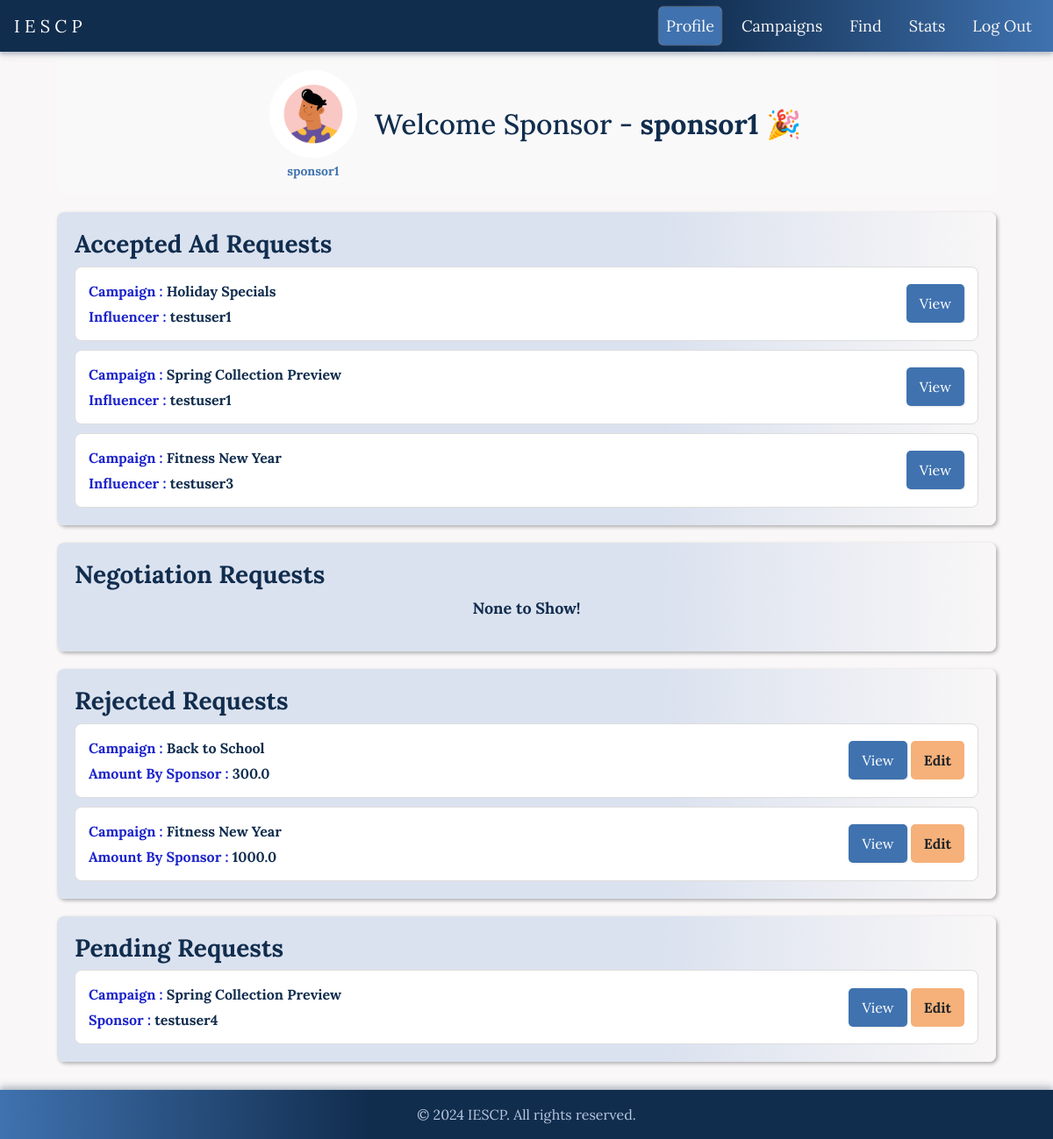
Page /sponsor/dashboard (signed in) on the earlier database version.
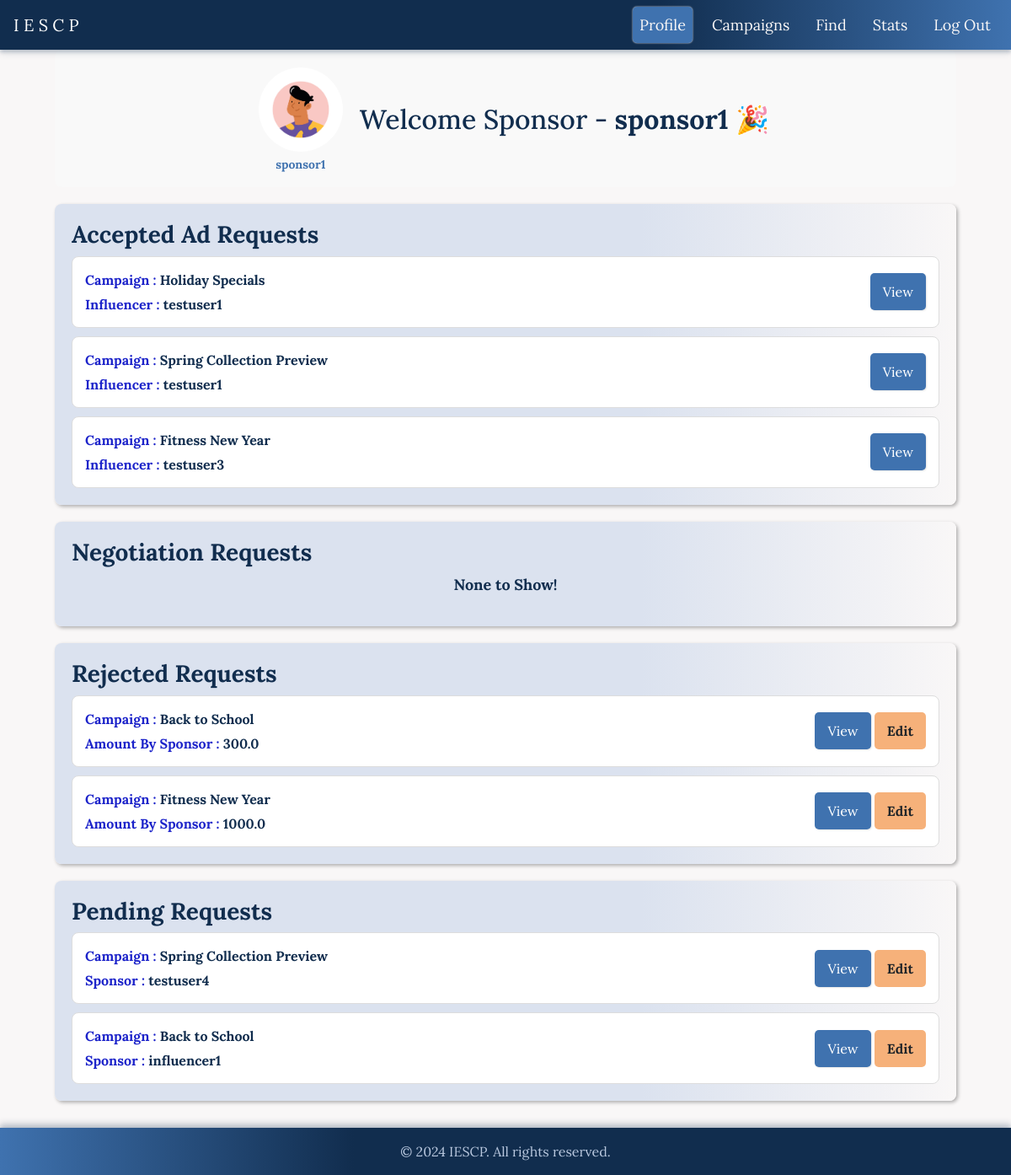
Same page on the later database version.
### app/models.py (models this page shows, shortened)
class User(db.Model):
    id = db.Column(db.Integer, primary_key=True)
    username = db.Column(db.String(64), unique=True, nullable=False)
    email = db.Column(db.String(120), unique=True, nullable=False)
    password_hash = db.Column(db.String(128))
    role = db.Column(db.String(64), nullable=False)
    campaigns = db.relationship('Campaign', backref='sponsor', lazy=True)
    ad_requests = db.relationship('AdRequest', backref='influencer', lazy=True)

class AdRequest(db.Model):
    id = db.Column(db.Integer, primary_key=True)
    campaign_id = db.Column(db.Integer, db.ForeignKey('campaign.id'), nullable=False)
    influencer_id = db.Column(db.Integer, db.ForeignKey('user.id'), nullable=False)
    messages = db.Column(db.Text, nullable=True)
    requirements = db.Column(db.Text, nullable=False)
    payment_amount = db.Column(db.Float, nullable=False)
    status = db.Column(db.String(10), nullable=False)

class Campaign(db.Model):
    id = db.Column(db.Integer, primary_key=True)
    name = db.Column(db.String(64), nullable=False)
    description = db.Column(db.Text, nullable=False)
    start_date = db.Column(db.DateTime, default=datetime.utcnow)
    end_date = db.Column(db.DateTime)
    budget = db.Column(db.Float, nullable=False)
    visibility = db.Column(db.String(10), nullable=False)
    goals = db.Column(db.Text, nullable=False)
    sponsor_id = db.Column(db.Integer, db.ForeignKey('user.id'), nullable=False)
    ad_requests = db.relationship('AdRequest', backref='campaign', lazy=True)

### app/routes.py (the view)
@app.route('/sponsor/dashboard')
def sponsor_dashboard():
    user_id = session.get('user_id')
    user = User.query.get(user_id)
    if not user or user.role != 'sponsor':
        return redirect(url_for('login'))
    negotiations = aliased(Negotiations)
    ad_requests = db.session.query(
        AdRequest,
        Campaign,
        User.username.label('influencer_name'),
        func.coalesce(negotiations.new_amount, 0.0).label('new_amount')
        ).join(
            Campaign,
            AdRequest.campaign_id == Campaign.id
        ).join(
            User,
            User.id == AdRequest.influencer_id
        ).outerjoin(
            negotiations,
            AdRequest.id == negotiations.ad_id
        ).filter(
            Campaign.sponsor_id == user_id
        ).all()
    pending_requests = []
    accepted_requests = []
    rejected_requests = []
    negotiated_requests = []
    others=[]
    for ad_request, campaign, influencer_name, new_amount in ad_requests:
        if ad_request.status in ['Accepted']:
            accepted_requests.append((ad_request, campaign, influencer_name, new_amount))
        elif ad_request.status in ['Pending']:
            pending_requests.append((ad_request, campaign, influencer_name, new_amount))
        elif ad_request.status in ['Completed']:
            rejected_requests.append((ad_request, campaign, influencer_name, new_amount))
        elif ad_request.status in ['Negotiated']:
            negotiated_requests.append((ad_request, campaign, influencer_name, new_amount))
        else:
            others.append((ad_request, campaign, influencer_name, new_amount))
    return render_template('sponsor_dashboard.html',
                           username=user.username,
                           accepted_requests=accepted_requests,
                           pending_requests=pending_requests,
                           rejected_requests=rejected_requests,
                           negotiated_requests=negotiated_requests,
                           influencer_name=influencer_name,
                           title='Sponsor Dashboard',
                           active_page='profile')

### app/templates/sponsor_dashboard.html (shortened to what this page needs)
{% extends "navbar_after_login.html" %}
{% block styles %}
  <link rel="stylesheet" href="{{ url_for('static', filename='/css/sponsor_dashboard.css') }}">
{% endblock %}
{% block content %}
<div class="dashboard">
    <div class="profile-section">
        <div class="avatar-container">
            <div class="avatar">
                <img src="{{ url_for('static', filename='/images/influencer.jpg') }}" alt="Profile">
            </div>
            <p class="role-tag"><a href="#" id="profile-link" data-toggle="modal" data-target="#profileModal" data-user_id="{{session['user_id']}}"><b>{{username}}</b></a></p>
        </div>
        <div class="welcome-text">
            <h2>Welcome Sponsor - <b>{{username}}</b> <span class="party-popper">🎉</span></h2>
        </div>
    </div>
    <div class="campaign-section">
        <h3>Accepted Ad Requests</h3>
        <div class="campaign-list">
            {% if accepted_requests %}
            {% for ad_request, campaign, influencer_name, new_amount in accepted_requests %}
                <div class="campaign-tab">
                    <div class="campaign-info">
                        <span><strong style="color:#1D24CA">Campaign : </strong> <b>{{ campaign.name }}</b></span>
                        <span><strong style="color:#1D24CA">Influencer : </strong> <b>{{ influencer_name }}</b></span>
                    </div>
                    <div class="campaign-actions">
                        <button class="btn btn-view" data-toggle="modal" data-target="#campaignModal"
                                data-campaign-name="{{ campaign.name }}"
                                data-sponsor-name="{{influencer_name}}"
                                data-campaign-description="{{ campaign.description }}"
                                data-campaign-requirements="{{ ad_request.requirements }}"
                                data-campaign-payment="{{ ad_request.payment_amount }}"
                                data-campaign-status="{{ ad_request.status }}"
                                data-campaign-messages="{{ ad_request.messages }}">View</button>
                    </div>
                </div>
                {% endfor %}
                {% else %}
                <p style="text-align: center; font-size: large; font-weight: bold;">None to Show!</p>
                {% endif %}
        </div>
    </div>
    <div class="request-section">
        <h3>Negotiation Requests</h3>
        <div class="request-list">
            {% if negotiated_requests %}
            {% for ad_request, campaign, sponsor_name,new_amount in negotiated_requests %}
                <div class="request-tab">
                    <div class="request-info">
                        <span><strong style="color:#1D24CA">Campaign : </strong> <b>{{ campaign.name }}</b></span>
                        <span><strong style="color:#1D24CA">Influencer : </strong> <b>{{ influencer_name }}</b></span>
                        <span><strong style="color:#1D24CA">Quoted Amount : </strong> <b>{{ ad_request.payment_amount }}</b></span>
                        <span><strong style="color:#1D24CA">Negotiated Amount : </strong> <b>{{ new_amount }}</b></span>
                    </div>
                    <div class="request-actions">
                        <button class="btn btn-view" data-toggle="modal" data-target="#adModal"
                                data-campaign-name="{{ campaign.name }}"
                                data-sponsor-name="{{sponsor_name}}"
                                data-campaign-description="{{ campaign.description }}"
                                data-campaign-requirements="{{ ad_request.requirements }}"
                                data-campaign-payment="{{ ad_request.payment_amount }}">View</button>
                        <div id="button-container-negotiation">
                          <button class="btn btn-accept" data-ad-request-id="{{ ad_request.id }}">Accept</button>
                          <button class="btn btn-reject" data-ad-request-id="{{ ad_request.id }}">Reject</button>
                        </div>
                    </div>
                </div>
                {% endfor %}
                {% else %}
                <p style="text-align: center; font-size: large; font-weight: bold;">None to Show!</p>
                {% endif %}
        </div>
    </div>
    <div class="campaign-section">
        <h3>Rejected Requests</h3>
        <div class="campaign-list">
            {% if rejected_requests %}
            {% for ad_request, campaign, sponsor_name, new_amount in rejected_requests %}
                <div class="campaign-tab">
                    <div class="campaign-info">
                        <span><strong style="color:#1D24CA">Campaign : </strong> <b>{{ campaign.name }}</b></span>
                        <span><strong style="color:#1D24CA">Amount By Sponsor : </strong> <b>{{ ad_request.payment_amount }}</b></span>
                    </div>
                    <div class="campaign-actions">
                      <div id="button-container-rejected">
                        <button class="btn btn-view" data-toggle="modal" data-target="#campaignModal"
                                data-campaign-name="{{ campaign.name }}"
                                data-sponsor-name="{{sponsor_name}}"
                                data-campaign-description="{{ campaign.description }}"
                                data-campaign-requirements="{{ ad_request.requirements }}"
                                data-campaign-payment="{{ ad_request.payment_amount }}"
                                data-campaign-status="{{ ad_request.status }}"
                                data-campaign-messages="{{ ad_request.messages }}">View</button>
                        <button class="btn btn-edit"
                                data-ad-request-id="{{ ad_request.id }}"
                                data-campaign-name="test"
                                data-influencer-id="{{ ad_request.influencer_id }}"
                                data-messages="{{ ad_request.messages }}"
                                data-requirements="{{ ad_request.requirements }}"
                                data-payment-amount="{{ ad_request.payment_amount }}">Edit
                        </button>
                        </div>
                    </div>
                </div>
            {% endfor %}
            {% else %}
            <p style="text-align: center; font-size: large; font-weight: bold;">None to Show!</p>
            {% endif %}
        </div>
    </div>
    <div class="campaign-section">
        <h3>Pending Requests</h3>
        <div class="campaign-list">
            {% if pending_requests %}
            {% for ad_request, campaign, sponsor_name,new_amount in pending_requests %}
                <div class="campaign-tab">
                    <div class="campaign-info">
                        <span><strong style="color:#1D24CA">Campaign : </strong> <b>{{ campaign.name }}</b></span>
                        <span><strong style="color:#1D24CA">Sponsor : </strong> <b>{{ sponsor_name }}</b></span>
                    </div>
                    <div class="campaign-actions">
                      <div id="button-container-pending">
                        <button class="btn btn-view" data-toggle="modal" data-target="#campaignModal"
                                data-campaign-name="{{ campaign.name }}"
                                data-sponsor-name="{{sponsor_name}}"
                                data-campaign-description="{{ campaign.description }}"
                                data-campaign-requirements="{{ ad_request.requirements }}"
                                data-campaign-payment="{{ ad_request.payment_amount }}"
                                data-campaign-status="{{ ad_request.status }}"
                                data-campaign-messages="{{ ad_request.messages }}">View
                        </button>
                        <button class="btn btn-edit"
                                        data-ad-request-id="{{ ad_request.id }}"
                                        data-campaign-name="{{ campaign.name }}"
                                        data-influencer-id="{{ ad_request.influencer_id }}"
                                        data-messages="{{ ad_request.messages }}"
                                        data-requirements="{{ ad_request.requirements }}"
                                        data-payment-amount="{{ ad_request.payment_amount }}">Edit
                        </button>
                        </div>
                    </div>
                </div>
                {% endfor %}
                {% else %}
                <p style="text-align: center; font-size: large; font-weight: bold;">None to Show!</p>
                {% endif %}
        </div>
    </div>
    <br>
    <br>
</div>
{% endblock %}

### app/templates/navbar_after_login.html (shortened to what this page needs)
<!doctype html>
<html lang="en">
  <head>
    <link rel="stylesheet" href="https://stackpath.bootstrapcdn.com/bootstrap/4.3.1/css/bootstrap.min.css">
    <link rel="stylesheet" href="{{ url_for('static', filename='css/styles.css') }}">
    <link rel="stylesheet" href="{{ url_for('static', filename='/css/navbar_styles.css') }}">
    {% block styles %}{% endblock %}
  </head>
  <body>
    <nav class="navbar navbar-expand-md navbar-dark">
        <a class="navbar-brand" href="/">I E S C P</a>
        <div class="collapse navbar-collapse" id="navbarCollapse">
            <ul class="navbar-nav ml-auto">
                {% if session['role'] =='sponsor' or  session['role'] =='influencer' %}
                <li class="nav-item{% if active_page == 'profile' %}-active{% endif %}">
                    {% if session['role'] == 'influencer' %}
                        <a class="nav-link" href="{{ url_for('influencer_dashboard') }}">Profile</a>
                    {% elif session['role'] == 'sponsor' %}
                        <a class="nav-link" href="{{ url_for('sponsor_dashboard') }}">Profile</a>
                    {% endif %}
                </li>
                {% endif %}
                {% if session['role'] =='sponsor' %}
                <li class="nav-item{% if active_page == 'campaigns' %}-active{% endif %}">
                    <a class="nav-link" href="{{ url_for('campaigns', sponsor_id=session['user_id']) }}">Campaigns</a>
                </li>
                {% endif %}
                {% if session['role'] =='sponsor' or  session['role'] =='influencer' %}
                <li class="nav-item{% if active_page == 'find' %}-active{% endif %}">
                    <a class="nav-link" href=#>Find</a>
                </li>
                {% endif %}
                {% if session['role'] =='sponsor' or  session['role'] =='influencer' %}
                <li class="nav-item{% if active_page == 'stats' %}-active{% endif %}">
                    <a class="nav-link" href=#>Stats</a>
                </li>
                {% endif %}
                <li class="nav-item" id="logout">
                    <a class="nav-link" href="{{ url_for('logout') }}">Log Out</a>
                </li>
            </ul>
        </div>
    </nav>
    <main role="main" class="container" style="margin-top: 40px;">
      {% block content %}
      {% endblock %}
    </main>
  </body>
  <footer class="footer mt-auto py-3">
    <div class="container">
        <span class="text-muted">&copy; 2024 IESCP. All rights reserved.</span>
    </div>
</footer>
</html>

Differences in the rows shown:
added AdRequest: name "Back to School", username "influencer1", shown under "Pending Requests"
